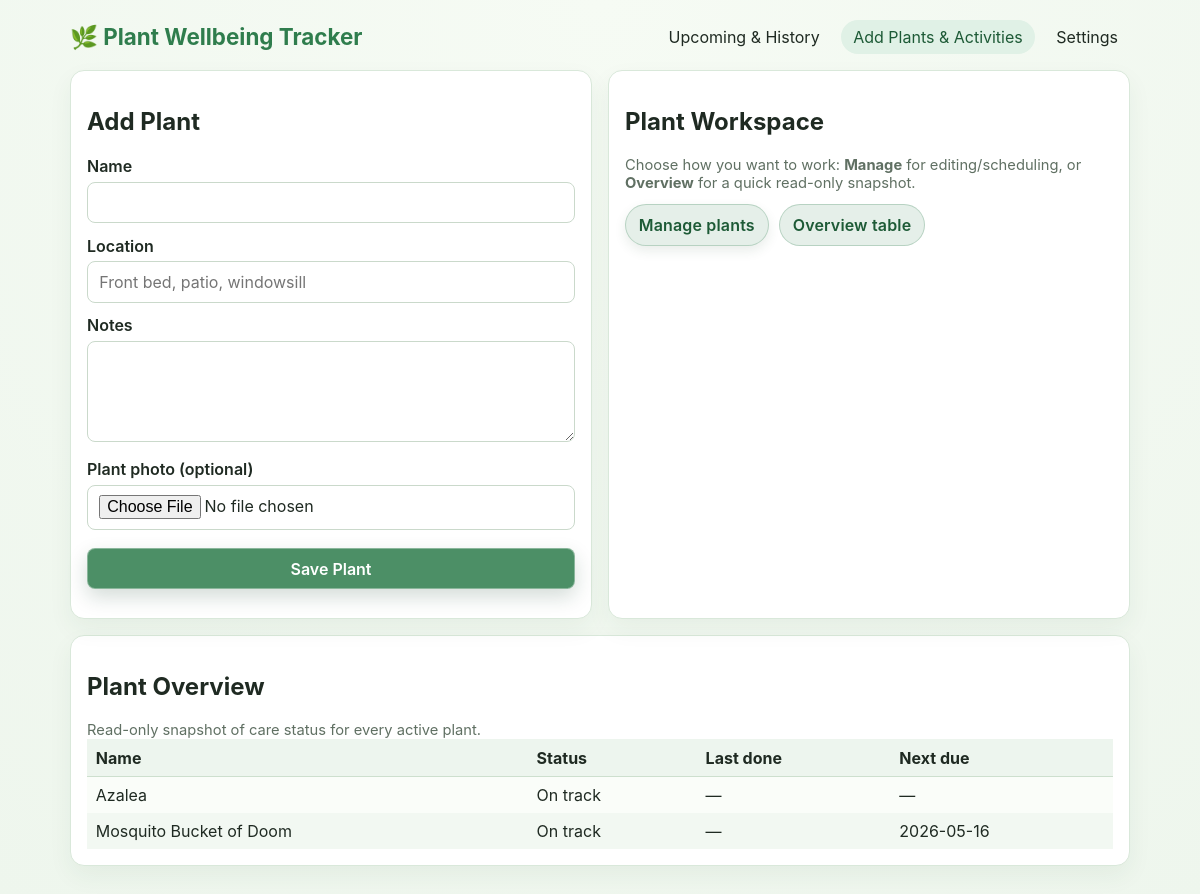
/add?view=overview, run on the app's committed database.
### app.py (models this page shows)
class Plant(db.Model):
    id = db.Column(db.Integer, primary_key=True)
    name = db.Column(db.String(120), nullable=False)
    location = db.Column(db.String(120), nullable=True)
    notes = db.Column(db.Text, nullable=True)
    image_path = db.Column(db.String(255), nullable=True)
    archived_on = db.Column(db.Date, nullable=True)
    tasks = db.relationship('Task', backref='plant', cascade='all,delete-orphan', lazy=True)
    photos = db.relationship('PlantPhoto', backref='plant', cascade='all,delete-orphan', lazy=True)

class Task(db.Model):
    id = db.Column(db.Integer, primary_key=True)
    plant_id = db.Column(db.Integer, db.ForeignKey('plant.id'), nullable=False)
    activity = db.Column(db.String(120), nullable=False)
    due_date = db.Column(db.Date, nullable=False)
    completed_on = db.Column(db.Date, nullable=True)
    recurrence_days = db.Column(db.Integer, nullable=True)
    start_date = db.Column(db.Date, nullable=True)
    end_date = db.Column(db.Date, nullable=True)
    reminder_timing = db.Column(db.String(24), nullable=True, default='none')

### app.py (the view)
@app.route('/add')
def add_page():
    view_mode = request.args.get('view', 'manage')
    plants = Plant.query.filter(Plant.archived_on.is_(None)).order_by(Plant.name.asc()).all()
    archived_plants = Plant.query.filter(Plant.archived_on.isnot(None)).order_by(Plant.name.asc()).all()
    care_summaries = {plant.id: _plant_care_summary(plant) for plant in plants}
    today = date.today()
    return render_template(
        'add.html',
        plants=plants,
        archived_plants=archived_plants,
        active_page='add',
        care_summaries=care_summaries,
        view_mode=view_mode if view_mode in {'manage', 'overview'} else 'manage',
        today=today,
    )

### app.py (called while the page is built)
def _plant_care_summary(plant: Plant):
    open_tasks = [t for t in plant.tasks if t.completed_on is None]
    completed_tasks = [t for t in plant.tasks if t.completed_on]
    next_due = min((t.due_date for t in open_tasks), default=None)
    last_done = max((t.completed_on for t in completed_tasks), default=None)
    today = date.today()
    if next_due is None:
        status = 'On track'
    elif next_due < today:
        status = 'Overdue'
    elif next_due <= today + timedelta(days=3):
        status = 'Due soon'
    else:
        status = 'On track'
    return {'next_due': next_due, 'last_done': last_done, 'status': status}

def _initialize_database() -> None:
    global _schema_initialized
    if _schema_initialized:
        return
    with app.app_context():
        db.create_all()
        _ensure_schema_updates()
    _schema_initialized = True

@app.before_request
def _initialize_database_before_request():
    _initialize_database()

### templates/add.html (shortened to what this page needs)
{% extends 'base.html' %}
{% block content %}
<div class="grid">
  <div class="card">
    <h2>Add Plant</h2>
    <form method="post" action="{{ url_for('add_plant') }}" enctype="multipart/form-data">
      <label for="new-name">Name</label><input id="new-name" name="name" required />
      <label for="new-location">Location</label><input id="new-location" name="location" placeholder="Front bed, patio, windowsill" />
      <label for="new-notes">Notes</label><textarea id="new-notes" name="notes" rows="4"></textarea>
      <label for="new-image">Plant photo (optional)</label><input id="new-image" name="image" type="file" accept="image/png,image/jpeg,image/gif,image/webp" />
      <button type="submit">Save Plant</button>
    </form>
  </div>
  <div class="card">
    <h2>Plant Workspace</h2>
    <div class="small">Choose how you want to work: <strong>Manage</strong> for editing/scheduling, or <strong>Overview</strong> for a quick read-only snapshot.</div>
    <div class="button-row" style="margin-top:.75rem;">
      <a class="btn {{ 'btn-secondary' if view_mode != 'manage' else '' }}" href="{{ url_for('add_page', view='manage') }}">Manage plants</a>
      <a class="btn {{ 'btn-secondary' if view_mode != 'overview' else '' }}" href="{{ url_for('add_page', view='overview') }}">Overview table</a>
    </div>
  </div>
</div>
<div class="card">
<h2>{{ 'Plant Overview' if view_mode == 'overview' else 'Plant Management' }}</h2>
<div class="small">{{ 'Read-only snapshot of care status for every active plant.' if view_mode == 'overview' else 'Schedule new activities and edit existing schedules directly inside each plant card.' }}</div>
{% if view_mode == 'overview' %}
<div style="overflow-x:auto;">
<table style="width:100%; border-collapse: collapse; min-width: 660px;">
  <tr style="position: sticky; top: 0; background: #edf5ee; z-index: 1;"><th style="text-align:left; padding:.55rem; border-bottom:1px solid #cddfce;">Name</th><th style="text-align:left; padding:.55rem; border-bottom:1px solid #cddfce;">Status</th><th style="text-align:left; padding:.55rem; border-bottom:1px solid #cddfce;">Last done</th><th style="text-align:left; padding:.55rem; border-bottom:1px solid #cddfce;">Next due</th></tr>
{% for plant in plants %}{% set summary = care_summaries[plant.id] %}<tr style="background: {{ '#fafdf9' if loop.index is odd else '#f2f8f2' }};"><td style="padding:.5rem .55rem;">{{ plant.name }}</td><td style="padding:.5rem .55rem;">{{ summary.status }}</td><td style="padding:.5rem .55rem;">{{ summary.last_done.isoformat() if summary.last_done else '—' }}</td><td style="padding:.5rem .55rem;">{{ summary.next_due.isoformat() if summary.next_due else '—' }}</td></tr>{% endfor %}
</table>
</div>
{% endif %}
</div>
{% endblock %}

### templates/base.html (style rules this page uses)
:root { --bg: #eef6ed; --card: #ffffff; --accent: #2f7d4d; --accent-soft: #e0f1e6; --text: #1f2a22; --muted: #607063; --warn: #d04848; --warn-soft: #fdecec; --warn-border: #f8caca; --border: #d9e8da; }
* { box-sizing: border-box; }
body { font-family: "Inter", "Segoe UI", system-ui, sans-serif; margin: 0; background: radial-gradient(circle at top, #f6fbf4, var(--bg)); color: var(--text); }
.card { background: var(--card); border: 1px solid var(--border); border-radius: 14px; padding: 1rem; margin-bottom: 1rem; box-shadow: 0 10px 25px rgba(33, 83, 52, 0.06); }
.grid { display: grid; grid-template-columns: 1fr 1fr; gap: 1rem; }
input, textarea, select, button { width: 100%; padding: .6rem .7rem; margin-top: .35rem; margin-bottom: .8rem; border-radius: 8px; border: 1px solid #cad9cb; font: inherit; }
label { font-weight: 600; }
button { background: rgba(47, 125, 77, 0.86); color: white; border: 1px solid rgba(255,255,255,.35); font-weight: 600; cursor: pointer; backdrop-filter: blur(4px); -webkit-backdrop-filter: blur(4px); box-shadow: 0 8px 20px rgba(18, 63, 39, .18); transition: transform .14s ease, filter .14s ease, box-shadow .14s ease; }
.button-row { display: flex; gap: .65rem; flex-wrap: wrap; margin-top: .7rem; }
.btn { display: inline-flex; align-items: center; justify-content: center; gap: .4rem; border-radius: 999px; font-weight: 700; letter-spacing: .01em; transition: transform .14s ease, box-shadow .14s ease, filter .14s ease; padding: .7rem 1rem; min-height: 42px; }
.btn-secondary { background: #f5f9f5; color: #275339; border: 1px solid #bdd4c0; box-shadow: 0 5px 12px rgba(37, 76, 51, .10); }
.button-row a { text-decoration: none; padding: .5rem .8rem; border-radius: 999px; background: rgba(47, 125, 77, 0.12); color: #1d5a36; border: 1px solid rgba(47,125,77,.25); font-weight: 600; }
.small { color: var(--muted); font-size: .92rem; }

### data on the page
Plant: name "Azalea", status "On track", last_done "—", next_due "—"
Plant: name "Mosquito Bucket of Doom", status "On track", last_done "—"
Task: next_due "2026-05-16"

### other printed values
{{ 'Plant Overview' if view_mode == 'overview' else 'Plant Management' }} "Plant Overview"
